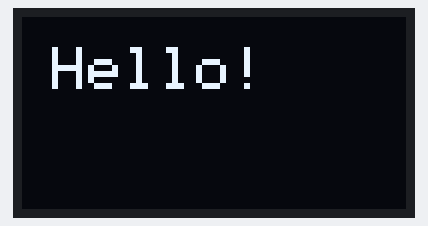
Simulated run of this sketch. Board: Arduino Uno, built with avr-gcc and run on an emulated ATmega328P. Shown: 128×64 one-colour display. What the sketch prints to the serial monitor is not drawn.

Above: at 0.1 s.
At 2.1 s:
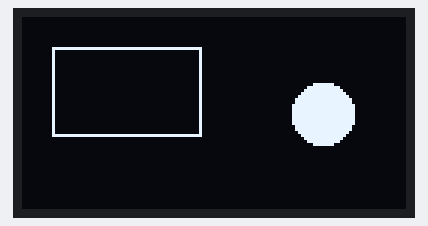
At 4.2 s:
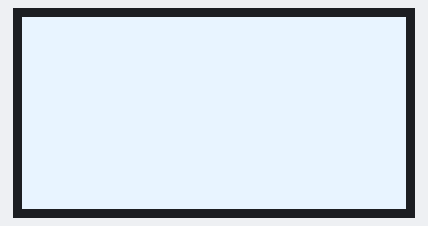
At 9.3 s:
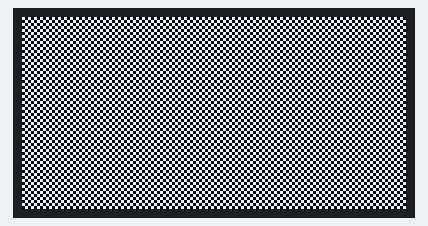
At 14.96 s:
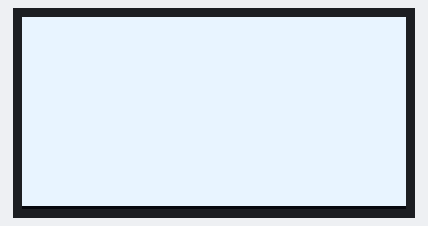
At 16.7 s:
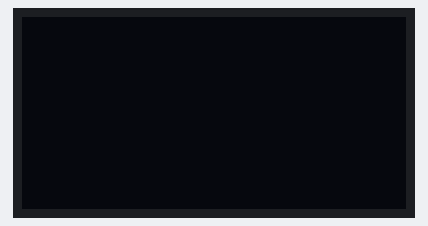

The sketch:

Code.ino
```cpp
#include <Wire.h>
#include <Adafruit_GFX.h>
#include <Adafruit_SSD1306.h>

// Определяем размеры экрана
#define SCREEN_WIDTH 128
#define SCREEN_HEIGHT 64

// Определяем пин для сброса (если не используется, укажите -1)
#define OLED_RESET -1

// Создаем объект дисплея
Adafruit_SSD1306 display(SCREEN_WIDTH, SCREEN_HEIGHT, &Wire, OLED_RESET);

void setup() {
  // Инициализация серийного монитора для отладки
  Serial.begin(9600);
 Serial.println("SSD1306 TEST");
  // Инициализация дисплея
  if(!display.begin(SSD1306_SWITCHCAPVCC, 0x3C)) {
    Serial.println(F("SSD1306 allocation failed"));
    for(;;);
  }

  // Очистка экрана
  display.clearDisplay();

  // Отображение текста
  display.setTextSize(2); // Размер текста
  display.setTextColor(SSD1306_WHITE); // Цвет текста
  display.setCursor(10, 10); // Установка курсора
  display.println(F("Hello!")); // Вывод текста
  display.display(); // Обновление дисплея

  delay(2000); // Задержка на 2 секунды

  // Пример рисования простых фигур
  display.clearDisplay();
  display.drawRect(10, 10, 50, 30, SSD1306_WHITE); // Прямоугольник
  display.fillCircle(100, 32, 10, SSD1306_WHITE); // Заполненный круг
  display.display();

  delay(2000); // Задержка на 2 секунды
}

void loop() {
    // 1. Зажечь все пиксели на 5 секунд
  display.fillRect(0, 0, SCREEN_WIDTH, SCREEN_HEIGHT, SSD1306_WHITE);
  display.display();
  delay(5000);

  // 2. Шахматный порядок пикселей
  display.clearDisplay();
  for (int y = 0; y < SCREEN_HEIGHT; y++) {
    for (int x = 0; x < SCREEN_WIDTH; x++) {
      if ((x + y) % 2 == 0) {
        display.drawPixel(x, y, SSD1306_WHITE);
      }
    }
  }
  display.display();
  delay(1000);

  // 3. Зажигать пиксели рядами
  display.clearDisplay();
  for (int y = 0; y < SCREEN_HEIGHT; y++) {
    display.drawLine(0, y, SCREEN_WIDTH - 1, y, SSD1306_WHITE);
    display.display();
    delay(50); // Задержка между отрисовкой рядов
  }

  // Завершение цикла: возвращаемся к первому тесту
  delay(1000);


  delay(500);

  display.clearDisplay();
  display.display();

  delay(500);
}
```

Measured:
- by itself, everything shown: repeats every 13.0 s, in 67 steps
- what the display in image 1 shows lasts 2.0 s, from 2.1 s to 4.1 s
- what the display in image 2 shows lasts 5.1 s, from 4.1 s to 9.2 s
- what the display in image 3 shows lasts 1.0 s, from 9.2 s to 10.2 s
- what the display in image 5 shows lasts 0.5 s, from 16.6 s to 17.1 s
